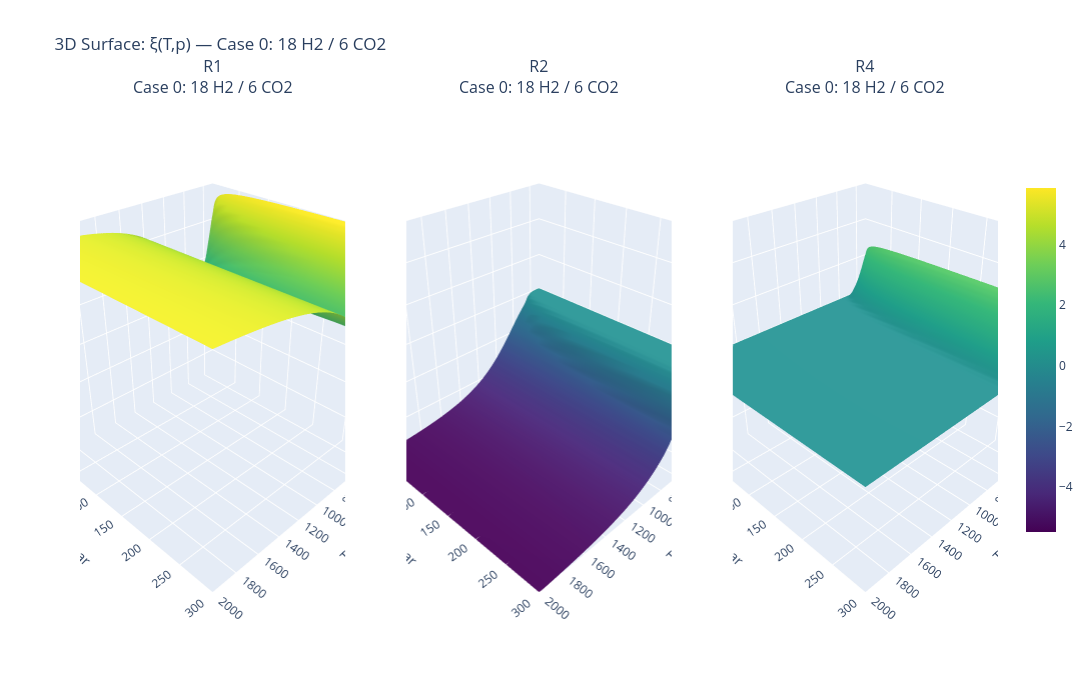
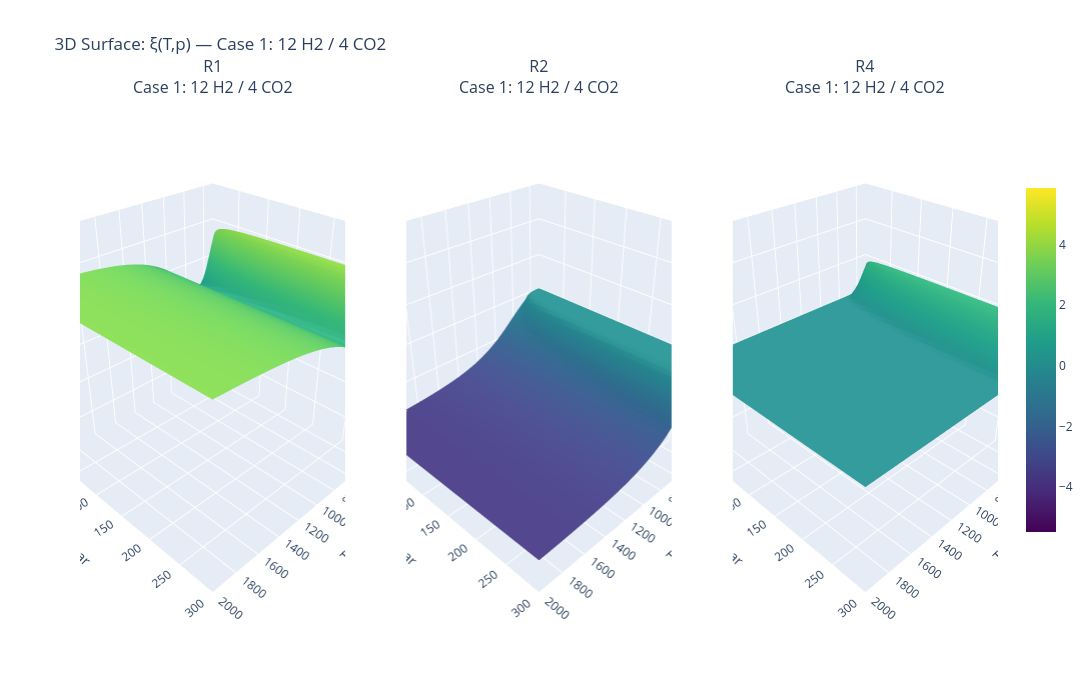
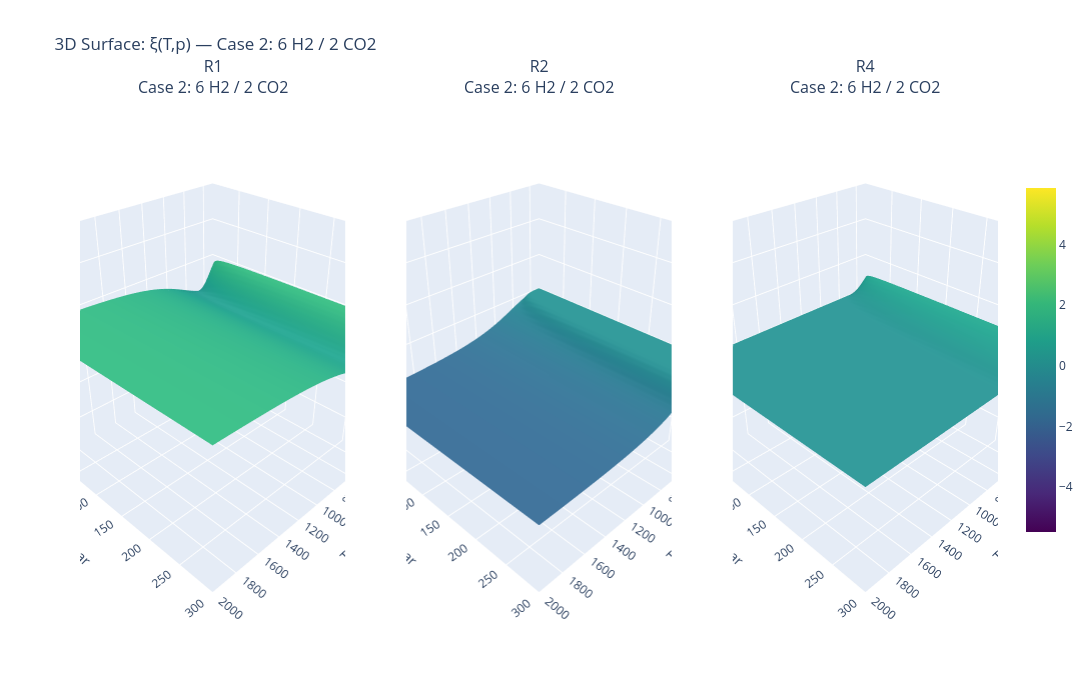
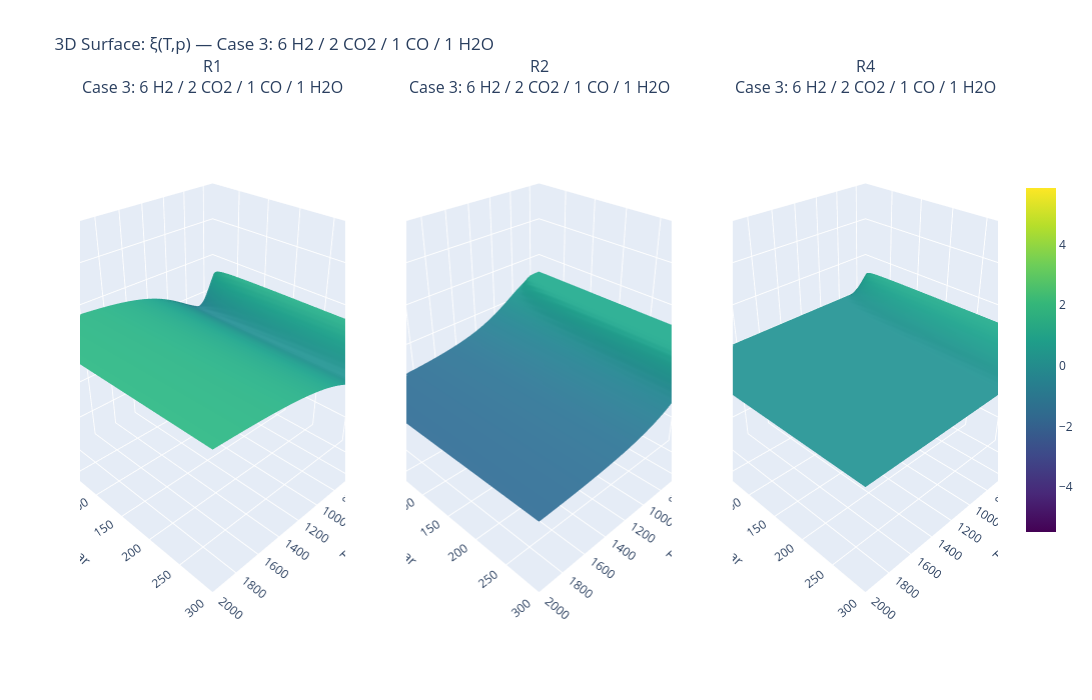

The notebook cell saved with these charts, in order:
### Code cell
import plotly.graph_objects as go
from plotly.subplots import make_subplots

# ====================== Interactive 3D-Surface: ξ(T,p) for all test cases ======================

T_3d = np.linspace(300, 2000, 50)
p_3d = np.logspace(0, np.log10(300), 50)
T_mesh, p_mesh = np.meshgrid(T_3d, p_3d)

n_cases = len(test_cases)

# --- Compute xi_TP for all cases ---
xi_TP_all = np.full((n_cases, 3, len(p_3d), len(T_3d)), np.nan)

for ci, (name, n_in) in enumerate(test_cases):
    for pi, p in enumerate(reversed(p_3d)):
        real_pi = len(p_3d) - 1 - pi

        xi_prev = make_initial_guess(n_in, reaction_indices, reaction_tuples)
        for ti, T in enumerate(reversed(T_3d)):
            real_ti = len(T_3d) - 1 - ti
            xi = safe_solve(n_in, T, p, xi_init=xi_prev, xi_prev=xi_prev)
            if not np.any(np.isnan(xi)):
                xi_prev = xi
                xi_TP_all[ci, :, real_pi, real_ti] = xi

        xi_prev = make_initial_guess(n_in, reaction_indices, reaction_tuples)
        for ti, T in enumerate(T_3d):
            if not np.any(np.isnan(xi_TP_all[ci, :, real_pi, ti])):
                xi_prev = xi_TP_all[ci, :, real_pi, ti]
                continue
            xi = safe_solve(n_in, T, p, xi_init=xi_prev, xi_prev=xi_prev)
            if not np.any(np.isnan(xi)):
                xi_prev = xi
                xi_TP_all[ci, :, real_pi, ti] = xi

    for pi, p in enumerate(p_3d):
        xi_prev = make_initial_guess(n_in, reaction_indices, reaction_tuples)
        for ti, T in enumerate(T_3d):
            if not np.any(np.isnan(xi_TP_all[ci, :, pi, ti])):
                xi_prev = xi_TP_all[ci, :, pi, ti]
                continue
            xi = safe_solve(n_in, T, p, xi_init=xi_prev, xi_prev=xi_prev)
            if not np.any(np.isnan(xi)):
                xi_prev = xi
                xi_TP_all[ci, :, pi, ti] = xi

        xi_prev = make_initial_guess(n_in, reaction_indices, reaction_tuples)
        for ti, T in enumerate(reversed(T_3d)):
            real_ti = len(T_3d) - 1 - ti
            if not np.any(np.isnan(xi_TP_all[ci, :, pi, real_ti])):
                xi_prev = xi_TP_all[ci, :, pi, real_ti]
                continue
            xi = safe_solve(n_in, T, p, xi_init=xi_prev, xi_prev=xi_prev)
            if not np.any(np.isnan(xi)):
                xi_prev = xi
                xi_TP_all[ci, :, pi, real_ti] = xi

# --- Global color scale ---
vmin = np.nanmin(xi_TP_all)
vmax = np.nanmax(xi_TP_all)
zmin = vmin
zmax = vmax

# --- Plot: one figure per case, cols = reactions ---
for ci, (name, n_in) in enumerate(test_cases):
    fig = make_subplots(
        rows=1, cols=3,
        specs=[[{'type': 'surface'}, {'type': 'surface'}, {'type': 'surface'}]],
        subplot_titles=(f'{'R1'}<br>{name}',
                        f'{'R2'}<br>{name}',
                        f'{'R4'}<br>{name}')
    )

    for r_idx in range(3):
        fig.add_trace(
            go.Surface(
                x=T_mesh[0],
                y=p_mesh[:, 0],
                z=xi_TP_all[ci, r_idx],
                colorscale='Viridis',
                cmin=vmin,
                cmax=vmax,
                showscale=(r_idx == 2),
                colorbar=dict(x=1.02, len=0.7) if r_idx == 2 else None,
                name='ξ surface',
                hovertemplate='T: %{x:.0f} K<br>p: %{y:.1f} bar<br>ξ: %{z:.2f} mol/h<extra></extra>'
            ),
            row=1, col=r_idx + 1
        )

    for col in range(1, 4):
        fig.update_scenes(
            xaxis=dict(title='T / K', range=[T_3d.min(), T_3d.max()]),
            yaxis=dict(title='p / bar', range=[p_3d.min(), p_3d.max()]),
            zaxis=dict(title='ξ / mol h⁻¹', range=[zmin, zmax]),
            camera=dict(eye=dict(x=1.5, y=1.5, z=1.3)),
            row=1, col=col
        )

    fig.update_layout(
        title_text=f'3D Surface: ξ(T,p) — {name}',
        width=1800,
        height=700,
        showlegend=False,
        hovermode='closest'
    )

    fig.show()

### Figure 1 — Plotly figure (JSON) as saved in the notebook; plotly's stock layout.template omitted (floating-point values rounded to 4 significant figures; data arrays with more than 128 entries replaced by an {"elided": "..."} marker saying what was removed)
{"data": [{"cmax": 5.857, "cmin": -5.477, "colorscale": [[0, "#440154"], [0.1111, "#482878"], [0.2222, "#3e4989"], [0.3333, "#31688e"], [0.4444, "#26828e"], [0.5556, "#1f9e89"], [0.6667, "#35b779"], [0.7778, "#6ece58"], [0.8889, "#b5de2b"], [1, "#fde725"]], "hovertemplate": "T: %{x:.0f} K<br>p: %{y:.1f} bar<br>ξ: %{z:.2f} mol/h<extra></extra>", "name": "ξ surface", "scene": "scene", "showscale": false, "type": "surface", "x": [300.0, 334.7, 369.4, 404.1, 438.8, 473.5, 508.2, 542.9, 577.6, 612.2, 646.9, 681.6, 716.3, 751.0, 785.7, 820.4, 855.1, 889.8, 924.5, 959.2, 993.9, 1029.0, 1063.0, 1098.0, 1133.0, 1167.0, 1202.0, 1237.0, 1271.0, 1306.0, 1341.0, 1376.0, 1410.0, 1445.0, 1480.0, 1514.0, 1549.0, 1584.0, 1618.0, 1653.0, 1688.0, 1722.0, 1757.0, 1792.0, 1827.0, 1861.0, 1896.0, 1931.0, 1965.0, 2000.0], "y": [1.0, 1.123, 1.262, 1.418, 1.593, 1.79, 2.011, 2.259, 2.538, 2.851, 3.203, 3.598, 4.042, 4.541, 5.102, 5.732, 6.44, 7.235, 8.128, 9.131, 10.26, 11.52, 12.95, 14.55, 16.34, 18.36, 20.62, 23.17, 26.03, 29.24, 32.86, 36.91, 41.47, 46.59, 52.34, 58.8, 66.06, 74.21, 83.37, 93.67, 105.2, 118.2, 132.8, 149.2, 167.6, 188.3, 211.6, 237.7, 267.0, 300.0], "z": {"elided": "50x50 float values"}}, {"cmax": 5.857, "cmin": -5.477, "colorscale": [[0, "#440154"], [0.1111, "#482878"], [0.2222, "#3e4989"], [0.3333, "#31688e"], [0.4444, "#26828e"], [0.5556, "#1f9e89"], [0.6667, "#35b779"], [0.7778, "#6ece58"], [0.8889, "#b5de2b"], [1, "#fde725"]], "hovertemplate": "T: %{x:.0f} K<br>p: %{y:.1f} bar<br>ξ: %{z:.2f} mol/h<extra></extra>", "name": "ξ surface", "scene": "scene2", "showscale": false, "type": "surface", "x": [300.0, 334.7, 369.4, 404.1, 438.8, 473.5, 508.2, 542.9, 577.6, 612.2, 646.9, 681.6, 716.3, 751.0, 785.7, 820.4, 855.1, 889.8, 924.5, 959.2, 993.9, 1029.0, 1063.0, 1098.0, 1133.0, 1167.0, 1202.0, 1237.0, 1271.0, 1306.0, 1341.0, 1376.0, 1410.0, 1445.0, 1480.0, 1514.0, 1549.0, 1584.0, 1618.0, 1653.0, 1688.0, 1722.0, 1757.0, 1792.0, 1827.0, 1861.0, 1896.0, 1931.0, 1965.0, 2000.0], "y": [1.0, 1.123, 1.262, 1.418, 1.593, 1.79, 2.011, 2.259, 2.538, 2.851, 3.203, 3.598, 4.042, 4.541, 5.102, 5.732, 6.44, 7.235, 8.128, 9.131, 10.26, 11.52, 12.95, 14.55, 16.34, 18.36, 20.62, 23.17, 26.03, 29.24, 32.86, 36.91, 41.47, 46.59, 52.34, 58.8, 66.06, 74.21, 83.37, 93.67, 105.2, 118.2, 132.8, 149.2, 167.6, 188.3, 211.6, 237.7, 267.0, 300.0], "z": {"elided": "50x50 float values"}}, {"cmax": 5.857, "cmin": -5.477, "colorbar": {"len": 0.7, "x": 1.02}, "colorscale": [[0, "#440154"], [0.1111, "#482878"], [0.2222, "#3e4989"], [0.3333, "#31688e"], [0.4444, "#26828e"], [0.5556, "#1f9e89"], [0.6667, "#35b779"], [0.7778, "#6ece58"], [0.8889, "#b5de2b"], [1, "#fde725"]], "hovertemplate": "T: %{x:.0f} K<br>p: %{y:.1f} bar<br>ξ: %{z:.2f} mol/h<extra></extra>", "name": "ξ surface", "scene": "scene3", "showscale": true, "type": "surface", "x": [300.0, 334.7, 369.4, 404.1, 438.8, 473.5, 508.2, 542.9, 577.6, 612.2, 646.9, 681.6, 716.3, 751.0, 785.7, 820.4, 855.1, 889.8, 924.5, 959.2, 993.9, 1029.0, 1063.0, 1098.0, 1133.0, 1167.0, 1202.0, 1237.0, 1271.0, 1306.0, 1341.0, 1376.0, 1410.0, 1445.0, 1480.0, 1514.0, 1549.0, 1584.0, 1618.0, 1653.0, 1688.0, 1722.0, 1757.0, 1792.0, 1827.0, 1861.0, 1896.0, 1931.0, 1965.0, 2000.0], "y": [1.0, 1.123, 1.262, 1.418, 1.593, 1.79, 2.011, 2.259, 2.538, 2.851, 3.203, 3.598, 4.042, 4.541, 5.102, 5.732, 6.44, 7.235, 8.128, 9.131, 10.26, 11.52, 12.95, 14.55, 16.34, 18.36, 20.62, 23.17, 26.03, 29.24, 32.86, 36.91, 41.47, 46.59, 52.34, 58.8, 66.06, 74.21, 83.37, 93.67, 105.2, 118.2, 132.8, 149.2, 167.6, 188.3, 211.6, 237.7, 267.0, 300.0], "z": {"elided": "50x50 float values"}}], "layout": {"annotations": [{"font": {"size": 16}, "showarrow": false, "text": "R1<br>Case 0: 18 H2 / 6 CO2", "x": 0.1444, "xanchor": "center", "xref": "paper", "y": 1, "yanchor": "bottom", "yref": "paper"}, {"font": {"size": 16}, "showarrow": false, "text": "R2<br>Case 0: 18 H2 / 6 CO2", "x": 0.5, "xanchor": "center", "xref": "paper", "y": 1, "yanchor": "bottom", "yref": "paper"}, {"font": {"size": 16}, "showarrow": false, "text": "R4<br>Case 0: 18 H2 / 6 CO2", "x": 0.8556, "xanchor": "center", "xref": "paper", "y": 1, "yanchor": "bottom", "yref": "paper"}], "height": 700, "hovermode": "closest", "scene": {"camera": {"eye": {"x": 1.5, "y": 1.5, "z": 1.3}}, "domain": {"x": [0, 0.2889], "y": [0, 1]}, "xaxis": {"range": [300, 2000], "title": {"text": "T / K"}}, "yaxis": {"range": [1, 300.0], "title": {"text": "p / bar"}}, "zaxis": {"range": [-5.477, 5.857], "title": {"text": "ξ / mol h⁻¹"}}}, "scene2": {"camera": {"eye": {"x": 1.5, "y": 1.5, "z": 1.3}}, "domain": {"x": [0.3556, 0.6444], "y": [0, 1]}, "xaxis": {"range": [300, 2000], "title": {"text": "T / K"}}, "yaxis": {"range": [1, 300.0], "title": {"text": "p / bar"}}, "zaxis": {"range": [-5.477, 5.857], "title": {"text": "ξ / mol h⁻¹"}}}, "scene3": {"camera": {"eye": {"x": 1.5, "y": 1.5, "z": 1.3}}, "domain": {"x": [0.7111, 1], "y": [0, 1]}, "xaxis": {"range": [300, 2000], "title": {"text": "T / K"}}, "yaxis": {"range": [1, 300.0], "title": {"text": "p / bar"}}, "zaxis": {"range": [-5.477, 5.857], "title": {"text": "ξ / mol h⁻¹"}}}, "showlegend": false, "title": {"text": "3D Surface: ξ(T,p) — Case 0: 18 H2 / 6 CO2"}, "width": 1800}}

### Figure 2 — Plotly figure (JSON) as saved in the notebook; plotly's stock layout.template omitted (floating-point values rounded to 4 significant figures; data arrays with more than 128 entries replaced by an {"elided": "..."} marker saying what was removed)
{"data": [{"cmax": 5.857, "cmin": -5.477, "colorscale": [[0, "#440154"], [0.1111, "#482878"], [0.2222, "#3e4989"], [0.3333, "#31688e"], [0.4444, "#26828e"], [0.5556, "#1f9e89"], [0.6667, "#35b779"], [0.7778, "#6ece58"], [0.8889, "#b5de2b"], [1, "#fde725"]], "hovertemplate": "T: %{x:.0f} K<br>p: %{y:.1f} bar<br>ξ: %{z:.2f} mol/h<extra></extra>", "name": "ξ surface", "scene": "scene", "showscale": false, "type": "surface", "x": [300.0, 334.7, 369.4, 404.1, 438.8, 473.5, 508.2, 542.9, 577.6, 612.2, 646.9, 681.6, 716.3, 751.0, 785.7, 820.4, 855.1, 889.8, 924.5, 959.2, 993.9, 1029.0, 1063.0, 1098.0, 1133.0, 1167.0, 1202.0, 1237.0, 1271.0, 1306.0, 1341.0, 1376.0, 1410.0, 1445.0, 1480.0, 1514.0, 1549.0, 1584.0, 1618.0, 1653.0, 1688.0, 1722.0, 1757.0, 1792.0, 1827.0, 1861.0, 1896.0, 1931.0, 1965.0, 2000.0], "y": [1.0, 1.123, 1.262, 1.418, 1.593, 1.79, 2.011, 2.259, 2.538, 2.851, 3.203, 3.598, 4.042, 4.541, 5.102, 5.732, 6.44, 7.235, 8.128, 9.131, 10.26, 11.52, 12.95, 14.55, 16.34, 18.36, 20.62, 23.17, 26.03, 29.24, 32.86, 36.91, 41.47, 46.59, 52.34, 58.8, 66.06, 74.21, 83.37, 93.67, 105.2, 118.2, 132.8, 149.2, 167.6, 188.3, 211.6, 237.7, 267.0, 300.0], "z": {"elided": "50x50 float values"}}, {"cmax": 5.857, "cmin": -5.477, "colorscale": [[0, "#440154"], [0.1111, "#482878"], [0.2222, "#3e4989"], [0.3333, "#31688e"], [0.4444, "#26828e"], [0.5556, "#1f9e89"], [0.6667, "#35b779"], [0.7778, "#6ece58"], [0.8889, "#b5de2b"], [1, "#fde725"]], "hovertemplate": "T: %{x:.0f} K<br>p: %{y:.1f} bar<br>ξ: %{z:.2f} mol/h<extra></extra>", "name": "ξ surface", "scene": "scene2", "showscale": false, "type": "surface", "x": [300.0, 334.7, 369.4, 404.1, 438.8, 473.5, 508.2, 542.9, 577.6, 612.2, 646.9, 681.6, 716.3, 751.0, 785.7, 820.4, 855.1, 889.8, 924.5, 959.2, 993.9, 1029.0, 1063.0, 1098.0, 1133.0, 1167.0, 1202.0, 1237.0, 1271.0, 1306.0, 1341.0, 1376.0, 1410.0, 1445.0, 1480.0, 1514.0, 1549.0, 1584.0, 1618.0, 1653.0, 1688.0, 1722.0, 1757.0, 1792.0, 1827.0, 1861.0, 1896.0, 1931.0, 1965.0, 2000.0], "y": [1.0, 1.123, 1.262, 1.418, 1.593, 1.79, 2.011, 2.259, 2.538, 2.851, 3.203, 3.598, 4.042, 4.541, 5.102, 5.732, 6.44, 7.235, 8.128, 9.131, 10.26, 11.52, 12.95, 14.55, 16.34, 18.36, 20.62, 23.17, 26.03, 29.24, 32.86, 36.91, 41.47, 46.59, 52.34, 58.8, 66.06, 74.21, 83.37, 93.67, 105.2, 118.2, 132.8, 149.2, 167.6, 188.3, 211.6, 237.7, 267.0, 300.0], "z": {"elided": "50x50 float values"}}, {"cmax": 5.857, "cmin": -5.477, "colorbar": {"len": 0.7, "x": 1.02}, "colorscale": [[0, "#440154"], [0.1111, "#482878"], [0.2222, "#3e4989"], [0.3333, "#31688e"], [0.4444, "#26828e"], [0.5556, "#1f9e89"], [0.6667, "#35b779"], [0.7778, "#6ece58"], [0.8889, "#b5de2b"], [1, "#fde725"]], "hovertemplate": "T: %{x:.0f} K<br>p: %{y:.1f} bar<br>ξ: %{z:.2f} mol/h<extra></extra>", "name": "ξ surface", "scene": "scene3", "showscale": true, "type": "surface", "x": [300.0, 334.7, 369.4, 404.1, 438.8, 473.5, 508.2, 542.9, 577.6, 612.2, 646.9, 681.6, 716.3, 751.0, 785.7, 820.4, 855.1, 889.8, 924.5, 959.2, 993.9, 1029.0, 1063.0, 1098.0, 1133.0, 1167.0, 1202.0, 1237.0, 1271.0, 1306.0, 1341.0, 1376.0, 1410.0, 1445.0, 1480.0, 1514.0, 1549.0, 1584.0, 1618.0, 1653.0, 1688.0, 1722.0, 1757.0, 1792.0, 1827.0, 1861.0, 1896.0, 1931.0, 1965.0, 2000.0], "y": [1.0, 1.123, 1.262, 1.418, 1.593, 1.79, 2.011, 2.259, 2.538, 2.851, 3.203, 3.598, 4.042, 4.541, 5.102, 5.732, 6.44, 7.235, 8.128, 9.131, 10.26, 11.52, 12.95, 14.55, 16.34, 18.36, 20.62, 23.17, 26.03, 29.24, 32.86, 36.91, 41.47, 46.59, 52.34, 58.8, 66.06, 74.21, 83.37, 93.67, 105.2, 118.2, 132.8, 149.2, 167.6, 188.3, 211.6, 237.7, 267.0, 300.0], "z": {"elided": "50x50 float values"}}], "layout": {"annotations": [{"font": {"size": 16}, "showarrow": false, "text": "R1<br>Case 1: 12 H2 / 4 CO2", "x": 0.1444, "xanchor": "center", "xref": "paper", "y": 1, "yanchor": "bottom", "yref": "paper"}, {"font": {"size": 16}, "showarrow": false, "text": "R2<br>Case 1: 12 H2 / 4 CO2", "x": 0.5, "xanchor": "center", "xref": "paper", "y": 1, "yanchor": "bottom", "yref": "paper"}, {"font": {"size": 16}, "showarrow": false, "text": "R4<br>Case 1: 12 H2 / 4 CO2", "x": 0.8556, "xanchor": "center", "xref": "paper", "y": 1, "yanchor": "bottom", "yref": "paper"}], "height": 700, "hovermode": "closest", "scene": {"camera": {"eye": {"x": 1.5, "y": 1.5, "z": 1.3}}, "domain": {"x": [0, 0.2889], "y": [0, 1]}, "xaxis": {"range": [300, 2000], "title": {"text": "T / K"}}, "yaxis": {"range": [1, 300.0], "title": {"text": "p / bar"}}, "zaxis": {"range": [-5.477, 5.857], "title": {"text": "ξ / mol h⁻¹"}}}, "scene2": {"camera": {"eye": {"x": 1.5, "y": 1.5, "z": 1.3}}, "domain": {"x": [0.3556, 0.6444], "y": [0, 1]}, "xaxis": {"range": [300, 2000], "title": {"text": "T / K"}}, "yaxis": {"range": [1, 300.0], "title": {"text": "p / bar"}}, "zaxis": {"range": [-5.477, 5.857], "title": {"text": "ξ / mol h⁻¹"}}}, "scene3": {"camera": {"eye": {"x": 1.5, "y": 1.5, "z": 1.3}}, "domain": {"x": [0.7111, 1], "y": [0, 1]}, "xaxis": {"range": [300, 2000], "title": {"text": "T / K"}}, "yaxis": {"range": [1, 300.0], "title": {"text": "p / bar"}}, "zaxis": {"range": [-5.477, 5.857], "title": {"text": "ξ / mol h⁻¹"}}}, "showlegend": false, "title": {"text": "3D Surface: ξ(T,p) — Case 1: 12 H2 / 4 CO2"}, "width": 1800}}

### Figure 3 — Plotly figure (JSON) as saved in the notebook; plotly's stock layout.template omitted (floating-point values rounded to 4 significant figures; data arrays with more than 128 entries replaced by an {"elided": "..."} marker saying what was removed)
{"data": [{"cmax": 5.857, "cmin": -5.477, "colorscale": [[0, "#440154"], [0.1111, "#482878"], [0.2222, "#3e4989"], [0.3333, "#31688e"], [0.4444, "#26828e"], [0.5556, "#1f9e89"], [0.6667, "#35b779"], [0.7778, "#6ece58"], [0.8889, "#b5de2b"], [1, "#fde725"]], "hovertemplate": "T: %{x:.0f} K<br>p: %{y:.1f} bar<br>ξ: %{z:.2f} mol/h<extra></extra>", "name": "ξ surface", "scene": "scene", "showscale": false, "type": "surface", "x": [300.0, 334.7, 369.4, 404.1, 438.8, 473.5, 508.2, 542.9, 577.6, 612.2, 646.9, 681.6, 716.3, 751.0, 785.7, 820.4, 855.1, 889.8, 924.5, 959.2, 993.9, 1029.0, 1063.0, 1098.0, 1133.0, 1167.0, 1202.0, 1237.0, 1271.0, 1306.0, 1341.0, 1376.0, 1410.0, 1445.0, 1480.0, 1514.0, 1549.0, 1584.0, 1618.0, 1653.0, 1688.0, 1722.0, 1757.0, 1792.0, 1827.0, 1861.0, 1896.0, 1931.0, 1965.0, 2000.0], "y": [1.0, 1.123, 1.262, 1.418, 1.593, 1.79, 2.011, 2.259, 2.538, 2.851, 3.203, 3.598, 4.042, 4.541, 5.102, 5.732, 6.44, 7.235, 8.128, 9.131, 10.26, 11.52, 12.95, 14.55, 16.34, 18.36, 20.62, 23.17, 26.03, 29.24, 32.86, 36.91, 41.47, 46.59, 52.34, 58.8, 66.06, 74.21, 83.37, 93.67, 105.2, 118.2, 132.8, 149.2, 167.6, 188.3, 211.6, 237.7, 267.0, 300.0], "z": {"elided": "50x50 float values"}}, {"cmax": 5.857, "cmin": -5.477, "colorscale": [[0, "#440154"], [0.1111, "#482878"], [0.2222, "#3e4989"], [0.3333, "#31688e"], [0.4444, "#26828e"], [0.5556, "#1f9e89"], [0.6667, "#35b779"], [0.7778, "#6ece58"], [0.8889, "#b5de2b"], [1, "#fde725"]], "hovertemplate": "T: %{x:.0f} K<br>p: %{y:.1f} bar<br>ξ: %{z:.2f} mol/h<extra></extra>", "name": "ξ surface", "scene": "scene2", "showscale": false, "type": "surface", "x": [300.0, 334.7, 369.4, 404.1, 438.8, 473.5, 508.2, 542.9, 577.6, 612.2, 646.9, 681.6, 716.3, 751.0, 785.7, 820.4, 855.1, 889.8, 924.5, 959.2, 993.9, 1029.0, 1063.0, 1098.0, 1133.0, 1167.0, 1202.0, 1237.0, 1271.0, 1306.0, 1341.0, 1376.0, 1410.0, 1445.0, 1480.0, 1514.0, 1549.0, 1584.0, 1618.0, 1653.0, 1688.0, 1722.0, 1757.0, 1792.0, 1827.0, 1861.0, 1896.0, 1931.0, 1965.0, 2000.0], "y": [1.0, 1.123, 1.262, 1.418, 1.593, 1.79, 2.011, 2.259, 2.538, 2.851, 3.203, 3.598, 4.042, 4.541, 5.102, 5.732, 6.44, 7.235, 8.128, 9.131, 10.26, 11.52, 12.95, 14.55, 16.34, 18.36, 20.62, 23.17, 26.03, 29.24, 32.86, 36.91, 41.47, 46.59, 52.34, 58.8, 66.06, 74.21, 83.37, 93.67, 105.2, 118.2, 132.8, 149.2, 167.6, 188.3, 211.6, 237.7, 267.0, 300.0], "z": {"elided": "50x50 float values"}}, {"cmax": 5.857, "cmin": -5.477, "colorbar": {"len": 0.7, "x": 1.02}, "colorscale": [[0, "#440154"], [0.1111, "#482878"], [0.2222, "#3e4989"], [0.3333, "#31688e"], [0.4444, "#26828e"], [0.5556, "#1f9e89"], [0.6667, "#35b779"], [0.7778, "#6ece58"], [0.8889, "#b5de2b"], [1, "#fde725"]], "hovertemplate": "T: %{x:.0f} K<br>p: %{y:.1f} bar<br>ξ: %{z:.2f} mol/h<extra></extra>", "name": "ξ surface", "scene": "scene3", "showscale": true, "type": "surface", "x": [300.0, 334.7, 369.4, 404.1, 438.8, 473.5, 508.2, 542.9, 577.6, 612.2, 646.9, 681.6, 716.3, 751.0, 785.7, 820.4, 855.1, 889.8, 924.5, 959.2, 993.9, 1029.0, 1063.0, 1098.0, 1133.0, 1167.0, 1202.0, 1237.0, 1271.0, 1306.0, 1341.0, 1376.0, 1410.0, 1445.0, 1480.0, 1514.0, 1549.0, 1584.0, 1618.0, 1653.0, 1688.0, 1722.0, 1757.0, 1792.0, 1827.0, 1861.0, 1896.0, 1931.0, 1965.0, 2000.0], "y": [1.0, 1.123, 1.262, 1.418, 1.593, 1.79, 2.011, 2.259, 2.538, 2.851, 3.203, 3.598, 4.042, 4.541, 5.102, 5.732, 6.44, 7.235, 8.128, 9.131, 10.26, 11.52, 12.95, 14.55, 16.34, 18.36, 20.62, 23.17, 26.03, 29.24, 32.86, 36.91, 41.47, 46.59, 52.34, 58.8, 66.06, 74.21, 83.37, 93.67, 105.2, 118.2, 132.8, 149.2, 167.6, 188.3, 211.6, 237.7, 267.0, 300.0], "z": {"elided": "50x50 float values"}}], "layout": {"annotations": [{"font": {"size": 16}, "showarrow": false, "text": "R1<br>Case 2: 6 H2 / 2 CO2", "x": 0.1444, "xanchor": "center", "xref": "paper", "y": 1, "yanchor": "bottom", "yref": "paper"}, {"font": {"size": 16}, "showarrow": false, "text": "R2<br>Case 2: 6 H2 / 2 CO2", "x": 0.5, "xanchor": "center", "xref": "paper", "y": 1, "yanchor": "bottom", "yref": "paper"}, {"font": {"size": 16}, "showarrow": false, "text": "R4<br>Case 2: 6 H2 / 2 CO2", "x": 0.8556, "xanchor": "center", "xref": "paper", "y": 1, "yanchor": "bottom", "yref": "paper"}], "height": 700, "hovermode": "closest", "scene": {"camera": {"eye": {"x": 1.5, "y": 1.5, "z": 1.3}}, "domain": {"x": [0, 0.2889], "y": [0, 1]}, "xaxis": {"range": [300, 2000], "title": {"text": "T / K"}}, "yaxis": {"range": [1, 300.0], "title": {"text": "p / bar"}}, "zaxis": {"range": [-5.477, 5.857], "title": {"text": "ξ / mol h⁻¹"}}}, "scene2": {"camera": {"eye": {"x": 1.5, "y": 1.5, "z": 1.3}}, "domain": {"x": [0.3556, 0.6444], "y": [0, 1]}, "xaxis": {"range": [300, 2000], "title": {"text": "T / K"}}, "yaxis": {"range": [1, 300.0], "title": {"text": "p / bar"}}, "zaxis": {"range": [-5.477, 5.857], "title": {"text": "ξ / mol h⁻¹"}}}, "scene3": {"camera": {"eye": {"x": 1.5, "y": 1.5, "z": 1.3}}, "domain": {"x": [0.7111, 1], "y": [0, 1]}, "xaxis": {"range": [300, 2000], "title": {"text": "T / K"}}, "yaxis": {"range": [1, 300.0], "title": {"text": "p / bar"}}, "zaxis": {"range": [-5.477, 5.857], "title": {"text": "ξ / mol h⁻¹"}}}, "showlegend": false, "title": {"text": "3D Surface: ξ(T,p) — Case 2: 6 H2 / 2 CO2"}, "width": 1800}}

### Figure 4 — Plotly figure (JSON) as saved in the notebook; plotly's stock layout.template omitted (floating-point values rounded to 4 significant figures; data arrays with more than 128 entries replaced by an {"elided": "..."} marker saying what was removed)
{"data": [{"cmax": 5.857, "cmin": -5.477, "colorscale": [[0, "#440154"], [0.1111, "#482878"], [0.2222, "#3e4989"], [0.3333, "#31688e"], [0.4444, "#26828e"], [0.5556, "#1f9e89"], [0.6667, "#35b779"], [0.7778, "#6ece58"], [0.8889, "#b5de2b"], [1, "#fde725"]], "hovertemplate": "T: %{x:.0f} K<br>p: %{y:.1f} bar<br>ξ: %{z:.2f} mol/h<extra></extra>", "name": "ξ surface", "scene": "scene", "showscale": false, "type": "surface", "x": [300.0, 334.7, 369.4, 404.1, 438.8, 473.5, 508.2, 542.9, 577.6, 612.2, 646.9, 681.6, 716.3, 751.0, 785.7, 820.4, 855.1, 889.8, 924.5, 959.2, 993.9, 1029.0, 1063.0, 1098.0, 1133.0, 1167.0, 1202.0, 1237.0, 1271.0, 1306.0, 1341.0, 1376.0, 1410.0, 1445.0, 1480.0, 1514.0, 1549.0, 1584.0, 1618.0, 1653.0, 1688.0, 1722.0, 1757.0, 1792.0, 1827.0, 1861.0, 1896.0, 1931.0, 1965.0, 2000.0], "y": [1.0, 1.123, 1.262, 1.418, 1.593, 1.79, 2.011, 2.259, 2.538, 2.851, 3.203, 3.598, 4.042, 4.541, 5.102, 5.732, 6.44, 7.235, 8.128, 9.131, 10.26, 11.52, 12.95, 14.55, 16.34, 18.36, 20.62, 23.17, 26.03, 29.24, 32.86, 36.91, 41.47, 46.59, 52.34, 58.8, 66.06, 74.21, 83.37, 93.67, 105.2, 118.2, 132.8, 149.2, 167.6, 188.3, 211.6, 237.7, 267.0, 300.0], "z": {"elided": "50x50 float values"}}, {"cmax": 5.857, "cmin": -5.477, "colorscale": [[0, "#440154"], [0.1111, "#482878"], [0.2222, "#3e4989"], [0.3333, "#31688e"], [0.4444, "#26828e"], [0.5556, "#1f9e89"], [0.6667, "#35b779"], [0.7778, "#6ece58"], [0.8889, "#b5de2b"], [1, "#fde725"]], "hovertemplate": "T: %{x:.0f} K<br>p: %{y:.1f} bar<br>ξ: %{z:.2f} mol/h<extra></extra>", "name": "ξ surface", "scene": "scene2", "showscale": false, "type": "surface", "x": [300.0, 334.7, 369.4, 404.1, 438.8, 473.5, 508.2, 542.9, 577.6, 612.2, 646.9, 681.6, 716.3, 751.0, 785.7, 820.4, 855.1, 889.8, 924.5, 959.2, 993.9, 1029.0, 1063.0, 1098.0, 1133.0, 1167.0, 1202.0, 1237.0, 1271.0, 1306.0, 1341.0, 1376.0, 1410.0, 1445.0, 1480.0, 1514.0, 1549.0, 1584.0, 1618.0, 1653.0, 1688.0, 1722.0, 1757.0, 1792.0, 1827.0, 1861.0, 1896.0, 1931.0, 1965.0, 2000.0], "y": [1.0, 1.123, 1.262, 1.418, 1.593, 1.79, 2.011, 2.259, 2.538, 2.851, 3.203, 3.598, 4.042, 4.541, 5.102, 5.732, 6.44, 7.235, 8.128, 9.131, 10.26, 11.52, 12.95, 14.55, 16.34, 18.36, 20.62, 23.17, 26.03, 29.24, 32.86, 36.91, 41.47, 46.59, 52.34, 58.8, 66.06, 74.21, 83.37, 93.67, 105.2, 118.2, 132.8, 149.2, 167.6, 188.3, 211.6, 237.7, 267.0, 300.0], "z": {"elided": "50x50 float values"}}, {"cmax": 5.857, "cmin": -5.477, "colorbar": {"len": 0.7, "x": 1.02}, "colorscale": [[0, "#440154"], [0.1111, "#482878"], [0.2222, "#3e4989"], [0.3333, "#31688e"], [0.4444, "#26828e"], [0.5556, "#1f9e89"], [0.6667, "#35b779"], [0.7778, "#6ece58"], [0.8889, "#b5de2b"], [1, "#fde725"]], "hovertemplate": "T: %{x:.0f} K<br>p: %{y:.1f} bar<br>ξ: %{z:.2f} mol/h<extra></extra>", "name": "ξ surface", "scene": "scene3", "showscale": true, "type": "surface", "x": [300.0, 334.7, 369.4, 404.1, 438.8, 473.5, 508.2, 542.9, 577.6, 612.2, 646.9, 681.6, 716.3, 751.0, 785.7, 820.4, 855.1, 889.8, 924.5, 959.2, 993.9, 1029.0, 1063.0, 1098.0, 1133.0, 1167.0, 1202.0, 1237.0, 1271.0, 1306.0, 1341.0, 1376.0, 1410.0, 1445.0, 1480.0, 1514.0, 1549.0, 1584.0, 1618.0, 1653.0, 1688.0, 1722.0, 1757.0, 1792.0, 1827.0, 1861.0, 1896.0, 1931.0, 1965.0, 2000.0], "y": [1.0, 1.123, 1.262, 1.418, 1.593, 1.79, 2.011, 2.259, 2.538, 2.851, 3.203, 3.598, 4.042, 4.541, 5.102, 5.732, 6.44, 7.235, 8.128, 9.131, 10.26, 11.52, 12.95, 14.55, 16.34, 18.36, 20.62, 23.17, 26.03, 29.24, 32.86, 36.91, 41.47, 46.59, 52.34, 58.8, 66.06, 74.21, 83.37, 93.67, 105.2, 118.2, 132.8, 149.2, 167.6, 188.3, 211.6, 237.7, 267.0, 300.0], "z": {"elided": "50x50 float values"}}], "layout": {"annotations": [{"font": {"size": 16}, "showarrow": false, "text": "R1<br>Case 3: 6 H2 / 2 CO2 / 1 CO / 1 H2O", "x": 0.1444, "xanchor": "center", "xref": "paper", "y": 1, "yanchor": "bottom", "yref": "paper"}, {"font": {"size": 16}, "showarrow": false, "text": "R2<br>Case 3: 6 H2 / 2 CO2 / 1 CO / 1 H2O", "x": 0.5, "xanchor": "center", "xref": "paper", "y": 1, "yanchor": "bottom", "yref": "paper"}, {"font": {"size": 16}, "showarrow": false, "text": "R4<br>Case 3: 6 H2 / 2 CO2 / 1 CO / 1 H2O", "x": 0.8556, "xanchor": "center", "xref": "paper", "y": 1, "yanchor": "bottom", "yref": "paper"}], "height": 700, "hovermode": "closest", "scene": {"camera": {"eye": {"x": 1.5, "y": 1.5, "z": 1.3}}, "domain": {"x": [0, 0.2889], "y": [0, 1]}, "xaxis": {"range": [300, 2000], "title": {"text": "T / K"}}, "yaxis": {"range": [1, 300.0], "title": {"text": "p / bar"}}, "zaxis": {"range": [-5.477, 5.857], "title": {"text": "ξ / mol h⁻¹"}}}, "scene2": {"camera": {"eye": {"x": 1.5, "y": 1.5, "z": 1.3}}, "domain": {"x": [0.3556, 0.6444], "y": [0, 1]}, "xaxis": {"range": [300, 2000], "title": {"text": "T / K"}}, "yaxis": {"range": [1, 300.0], "title": {"text": "p / bar"}}, "zaxis": {"range": [-5.477, 5.857], "title": {"text": "ξ / mol h⁻¹"}}}, "scene3": {"camera": {"eye": {"x": 1.5, "y": 1.5, "z": 1.3}}, "domain": {"x": [0.7111, 1], "y": [0, 1]}, "xaxis": {"range": [300, 2000], "title": {"text": "T / K"}}, "yaxis": {"range": [1, 300.0], "title": {"text": "p / bar"}}, "zaxis": {"range": [-5.477, 5.857], "title": {"text": "ξ / mol h⁻¹"}}}, "showlegend": false, "title": {"text": "3D Surface: ξ(T,p) — Case 3: 6 H2 / 2 CO2 / 1 CO / 1 H2O"}, "width": 1800}}
